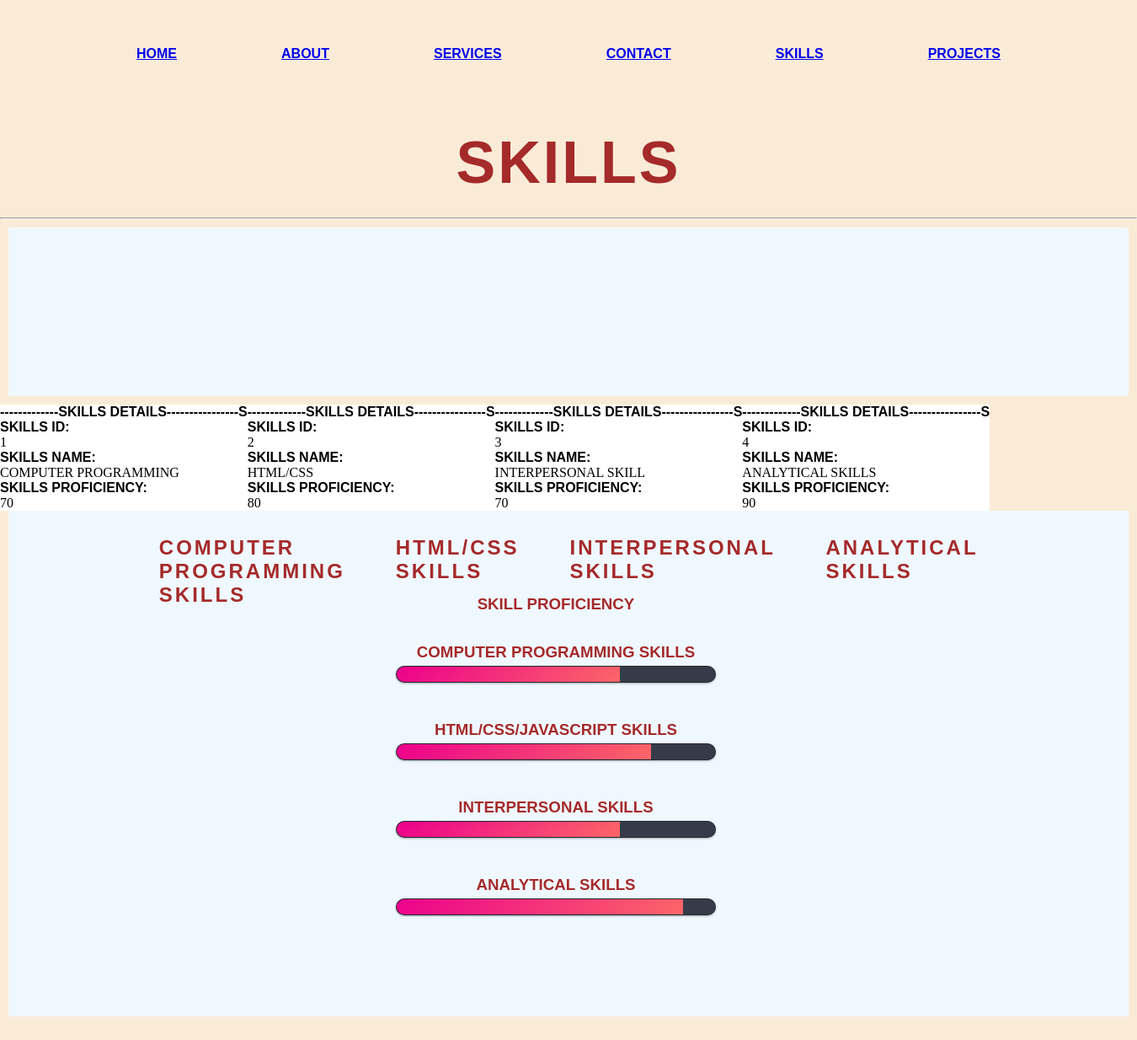
The page /skills.php on the database its author committed.
### tables this page shows
CREATE TABLE `skills` (
  `ID` int(11) DEFAULT NULL,
  `SKILL_NAME` text DEFAULT NULL,
  `SKILL_PROFICIENCY` int(11) DEFAULT NULL
);

### skills.php (the view, shortened to what this page needs)
<!DOCTYPE html>
<html lang="en">
<head>
    <link rel="stylesheet" href="style.css">
    <link rel="stylesheet" href="bar.css">
</head>
<body>
    <ul>
    <li><a href="index.php">HOME</a></li>
        <li><a href="about.php">ABOUT</a></li>
        <li><a href="services.php">SERVICES</a></li>
        <li><a href="forrmm.php">CONTACT</a></li>
        <li><a href="skills.php">SKILLS</a></li>
        <li><a href="project.php">PROJECTS</a></li>
    </ul>
    <h1>SKILLS</h1><hr>
    <div class="nine">
    <div class="container" >
        <div class="tooltip" style="padding-top:50px;">
            <h2>Computer Programming Skills</h2>
        </div>
        <div class="tooltip" style="padding-top:50px;">
            <h2>HTML/CSS Skills</h2>
        </div>
        <div class="tooltip" style="padding-top:50px;">
            <h2>Interpersonal Skills</h2>
        </div>
        <div class="tooltip" style="padding-top:50px;">
            <h2>Analytical Skills</h2>
        </div>
    </div>
</div>
<section>
    <?php
    $servername="localhost";
    $username="root";
    $password="";
    $conn=mysqli_connect($servername,$username,$password);
    ?>
    <?php
    $query="SELECT * FROM skills";
    $result=mysqli_query($conn,$query);
    while($row=mysqli_fetch_array($result)) {
    ?>
    <div class="form">
        <h4>-------------SKILLS DETAILS----------------S</h4>
        <span>SKILLS ID:</span><br><?php echo $row['ID']; ?><br>
        <span>SKILLS NAME:</span><br><?php echo $row['SKILL_NAME']; ?><br>
        <span>SKILLS PROFICIENCY:</span><br><?php echo $row['SKILL_PROFICIENCY']; ?><br>
    </div>
    <?php
    }
?>
    </section>
<div class="ten">
       <div style="width: 400px; height: 400px; margin-left: 450px; margin-top: 100px;" class="skill">
        <h3>SKILL PROFICIENCY</h6>
        <li><h3>Computer Programming Skills</h3>
         <span class="bar"><span class="prg"></span></span>
        </li>
        <li><h3>HTML/CSS/JAVASCRIPT Skills</h3>
            <span class="bar"><span class="HCJ"></span></span>
           </li>
           <li><h3>Interpersonal Skills</h3>
            <span class="bar"><span class="inter"></span></span>
           </li>
           <li><h3>Analytical Skills</h3>
            <span class="bar"><span class="ana"></span></span>
           </li>
    </div>
    </div>
</body>
</html>

### style.css (style rules this page uses)
body { background-image: linear-gradient(to right, #fdfcfb, #e2d1c3); font-family: Arial, Helvetica, sans-serif; }
ul { display: inline-block; list-style: none; padding: 10px 20px; display: flex; justify-content: space-around; align-items: center; padding: 30px 100px; }
ul li { color: brown; position: relative; padding: 5px 0; font-weight: bold; }
ul li ::after { content: ; bottom: 0; left: 0; width: 0; position: absolute; height: 3px; background: red; transition: .3s; }
h1 { font-size: 70px; font-weight: 700; line-height: 70px; margin-left: 40px; margin-top: 40px; }
.nine { width: 1330px; float: left; height: 200px; background: aliceblue; margin: 10px; margin-bottom: 10px; margin-left: ; }
.ten { width: 1330px; float: left; height: 600px; background: aliceblue; margin: 10px; margin-bottom: 100px; margin-top: 0px; }
h3 { text-align: center; color: brown; }
*, *::after, *::before { box-sizing: border-box; }

### bar.css (style rules this page uses)
* { font-family: 'Gill Sans MT', Calibri, 'Trebuchet MS', sans-serif; list-style: none; padding: 0; margin: 0; }
body { background:antiquewhite; text-transform: uppercase; }
h1 { text-align: center; }
h3 { margin: 5px; }
.Skill,li { margin: 20px 0; padding: 10px; }
.bar { background: #353b48; display: block; height: 20px; border: 1px solid rgba(0, 0, 0, 0.3); border-radius: 10px; overflow: hidden; box-shadow: 0 1px 3px rgba(0, 0, 0, 0.12), 0 1px 2px rgba(0, 0, 0, 0.24); transition: all 0.3s cubic-bezier(.25,.8,.25.1 ); }
.bar span { height: 20px; float: left; background: linear-gradient(135deg, rgba(236, 0, 140, 1)0%, rgba(252, 103, 103,1)100%); }
.prg { width: 70%; animation: prg 4s; }
.HCJ { width: 80%; animation: HCJ 4s; }
.inter { width: 70%; animation: inter 4s; }
.ana { width: 90%; animation: ana 4s; }

### skills.php (style rules this page uses)
* { margin: 0; padding: 0; box-sizing: border-box; font-family: sans-serif; }
body { min-height: 100vh; background: antiquewhite; }
.container { position: absolute; top: 50%; left: 50%; display: flex; transform: translate(-50%, -50%); }
.tooltip { position: relative; }
h1 { color: brown; font-weight: 900; text-align: center; text-transform: uppercase; letter-spacing: 3px; margin: 30px; cursor: pointer; transition: 0.3s; }
h2 { color: brown; font-weight: 900; text-transform: uppercase; letter-spacing: 3px; margin: 30px; cursor: pointer; transition: 0.3s; }
.form { widith:70%; float:left; background-color:#fff; font-family:serif; padding-left:12s0px; display:block; }
span { font-weight:700 }

### rows shown on the page
skills: ID "1", SKILL_NAME "COMPUTER PROGRAMMING", SKILL_PROFICIENCY "70"
skills: ID "2", SKILL_NAME "HTML/CSS", SKILL_PROFICIENCY "80"
skills: ID "3", SKILL_NAME "INTERPERSONAL SKILL", SKILL_PROFICIENCY "70"
skills: ID "4", SKILL_NAME "ANALYTICAL SKILLS", SKILL_PROFICIENCY "90"
